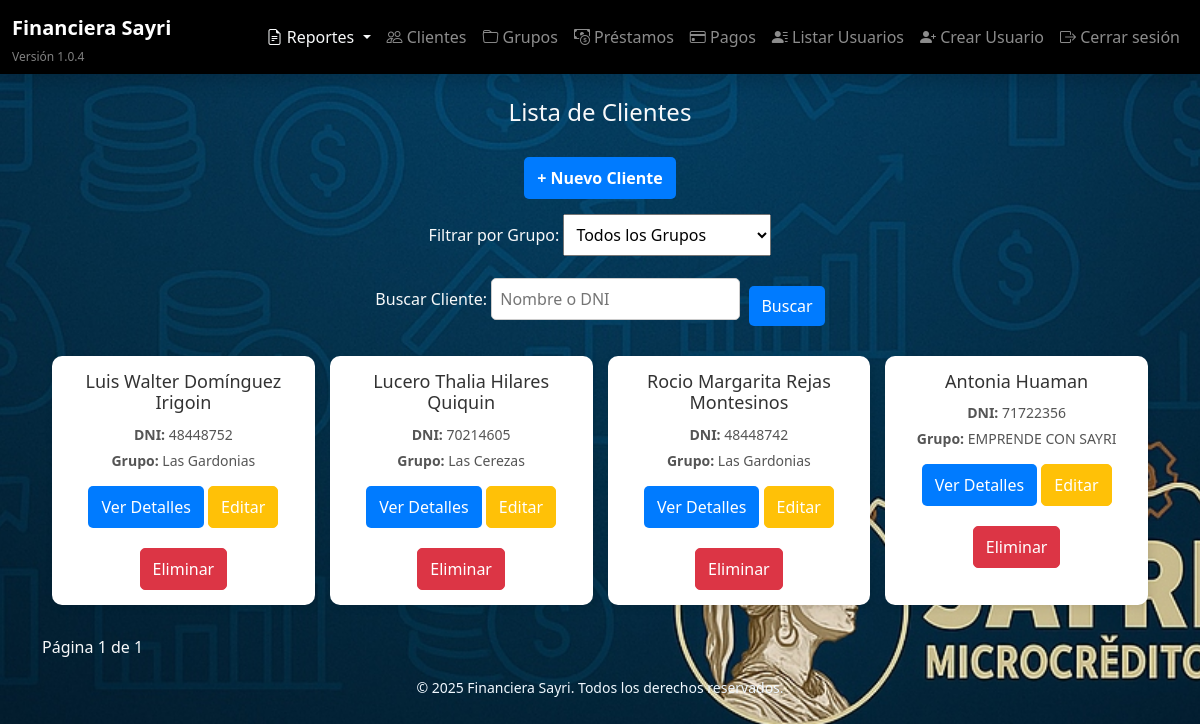
Screenshot of /clientes/ (signed in) with the database file from the repository.
### models/cliente.py (models this page shows)
class Cliente(db.Model):
    __tablename__ = 'cliente'
    id = db.Column(db.Integer, primary_key=True)
    nombre = db.Column(db.String(100), nullable=False)
    apellido = db.Column(db.String(100), nullable=False)
    dni = db.Column(db.String(15), unique=True, nullable=False)
    celular = db.Column(db.String(20), nullable=False)
    operadora = db.Column(db.String(50))
    banco = db.Column(db.String(50))
    numero_cuenta = db.Column(db.String(50))
    fecha_registro = db.Column(db.DateTime, default=datetime.utcnow)
    grupo_id = db.Column(db.Integer, db.ForeignKey('grupo.id'), nullable=True)
    prestamos_individuales = db.relationship('PrestamoIndividual', backref='cliente', lazy=True)

### models/grupo.py (models this page shows)
class Grupo(db.Model):
    __tablename__ = 'grupo'
    id = db.Column(db.Integer, primary_key=True)
    nombre = db.Column(db.String(100), nullable=False)
    fecha_creacion = db.Column(db.DateTime, default=datetime.utcnow)
    prestamos_grupales = db.relationship('PrestamoGrupal', backref='grupo', lazy=True)
    clientes = db.relationship('Cliente', backref='grupo', lazy=True)

### routes/clientes.py (the view)
@clientes_bp.route('/')
@login_required
def lista_clientes():
    page = request.args.get('page', 1, type=int)
    grupo_id = request.args.get('grupo_id', type=int)
    search = request.args.get('search', '').strip()
    query = Cliente.query
    if grupo_id:
        query = query.filter_by(grupo_id=grupo_id)
    if search:
        query = query.filter(
            Cliente.nombre.ilike(f"%{search}%") | Cliente.dni.ilike(f"%{search}%")
        )
    clientes = query.paginate(page=page, per_page=10)  # 10 clientes por página
    grupos = Grupo.query.all()  # Obtener todos los grupos
    return render_template('clientes/lista_clientes.html', clientes=clientes, grupos=grupos, selected_grupo=grupo_id)

### templates/clientes/lista_clientes.html (shortened to what this page needs)
{% extends "base.html" %}
{% block content %}
    <h2 class="title">Lista de Clientes</h2>
    <div class="add-client-container">
        <a href="{{ url_for('clientes.nuevo_cliente') }}" class="btn btn-add">+ Nuevo Cliente</a>
    </div>
    <form method="GET" action="{{ url_for('clientes.lista_clientes') }}" class="filter-form">
        <label for="grupo_id">Filtrar por Grupo:</label>
        <select name="grupo_id" id="grupo_id" onchange="this.form.submit()">
            <option value="">Todos los Grupos</option>
        </select>
    </form>
    <form method="GET" action="{{ url_for('clientes.lista_clientes') }}" class="search-form">
        <label for="search">Buscar Cliente:</label>
        <input type="text" id="search" name="search" placeholder="Nombre o DNI" value="{{ request.args.get('search', '') }}">
        <button type="submit" class="btn btn-primary">Buscar</button>
    </form>
    <div class="clientes-grid">
        {% for cliente in clientes.items %}
            <div class="cliente-card">
                <h3>{{ cliente.nombre }} {{ cliente.apellido }}</h3>
                <p><strong>DNI:</strong> {{ cliente.dni }}</p>
                <p><strong>Grupo:</strong> {{ cliente.grupo.nombre if cliente.grupo else 'Sin Grupo' }}</p>
                <a href="{{ url_for('clientes.detalle_cliente', cliente_id=cliente.id) }}" class="btn">Ver Detalles</a>
                <a href="{{ url_for('clientes.actualizar_cliente', cliente_id=cliente.id) }}" class="btn btn-warning" style="margin-top: 10px;">
                    Editar
                </a>
                <form method="POST" action="{{ url_for('clientes.eliminar_cliente', cliente_id=cliente.id) }}" style="margin-top: 10px;">
                    <button type="submit" class="btn btn-danger" onclick="return confirm('¿Estás seguro de que deseas eliminar este cliente?')">
                        Eliminar
                    </button>
                </form>
            </div>
        {% endfor %}
    </div>
    <div class="pagination">
        <span>Página {{ clientes.page }} de {{ clientes.pages }}</span>
    </div>
{% endblock %}

### static/styles.css (style rules this page uses)
body { background: url('/static/images/fondo.jpg') no-repeat center center fixed; background-size: cover; color: white; }

### templates/clientes/lista_clientes.html (style rules this page uses)
.title { text-align: center; font-size: 24px; margin-bottom: 20px; }
.add-client-container { text-align: center; margin-bottom: 15px; }
.btn-add { background: #28a745; color: white; text-decoration: none; padding: 10px 15px; border-radius: 5px; font-weight: bold; display: inline-block; transition: 0.3s; }
.filter-form { text-align: center; margin-bottom: 20px; }
.filter-form select { padding: 8px; font-size: 16px; }
.search-form { text-align: center; margin-bottom: 20px; }
.search-form input { padding: 8px; font-size: 16px; border: 1px solid #ccc; border-radius: 5px; }
.search-form button { padding: 8px 12px; font-size: 16px; background: #007bff; color: white; border: none; border-radius: 5px; margin-left: 5px; }
.clientes-grid { display: grid; grid-template-columns: repeat(auto-fit, minmax(250px, 1fr)); gap: 15px; padding: 10px; }
.cliente-card { background: white; border-radius: 10px; padding: 15px; box-shadow: 2px 2px 10px rgba(0, 0, 0, 0.1); text-align: center; transition: transform 0.2s; }
.cliente-card h3 { margin-bottom: 10px; font-size: 18px; color: #333; }
.cliente-card p { margin: 5px 0; font-size: 14px; color: #555; }
.btn { display: inline-block; background: #007bff; color: white; text-decoration: none; padding: 8px 12px; border-radius: 5px; margin-top: 10px; }
.btn-warning { display: inline-block; background: #ffc107; color: white; text-decoration: none; padding: 8px 12px; border-radius: 5px; }
.btn-danger { display: inline-block; background: #dc3545; color: white; text-decoration: none; padding: 8px 12px; border-radius: 5px; }
.pagination { text-align: center; margin-top: 20px; }

### rows the page displays
Cliente: nombre "Luis Walter", apellido "Domínguez Irigoin", dni "48448752", grupo "Las Gardonias"
Cliente: nombre "Lucero Thalia", apellido "Hilares Quiquin", dni "70214605", grupo "Las Cerezas"
Cliente: nombre "Rocio Margarita", apellido "Rejas Montesinos", dni "48448742", grupo "Las Gardonias"
Cliente: nombre "Antonia", apellido "Huaman", dni "71722356", grupo "EMPRENDE CON SAYRI"

### other values shown
{{ clientes.page }} "1"
{{ clientes.pages }} "1"
